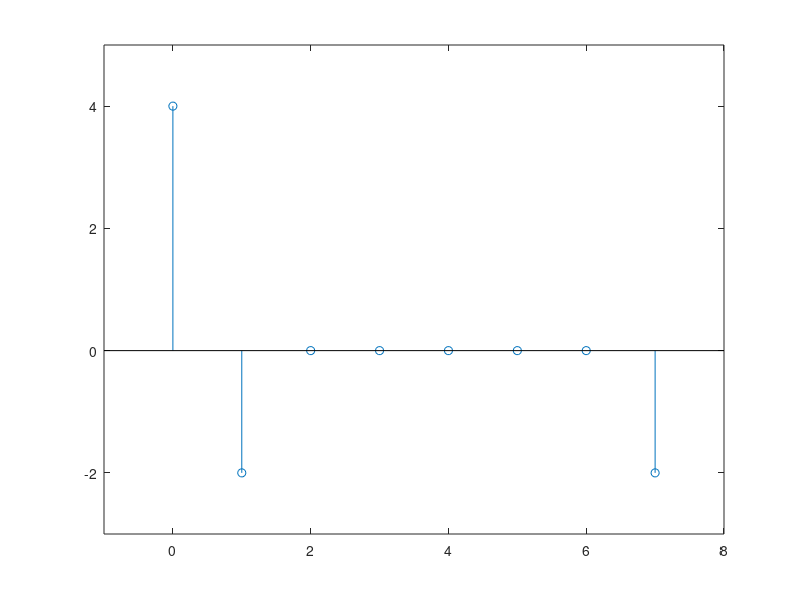

MATLAB code to generate this figure:
N = 8;
Time = [0 : N-1];
K = Time;
X = 0.5*(1 - cos(2*pi*Time/N));

DftX = fft(X);

figure(1); clf;
stem(K, real(DftX));
axis([-1 8 -3 5]);
